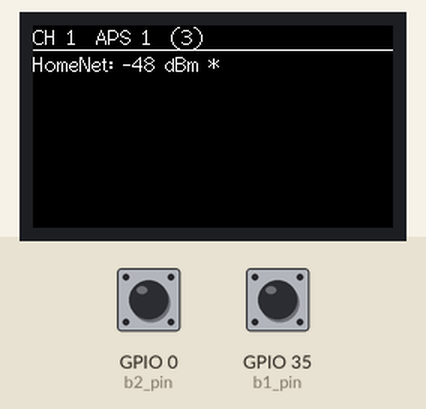
The program below on a simulated ESP32. Shown: 240×135 colour display. Inputs (shaded band) come from the test bench; at power-on: GPIO 35 (b1_pin) HIGH, GPIO 0 (b2_pin) HIGH. A WiFi scan finds three made-up networks.

Above: at 3.4 s.
3.5 s: GPIO 35 (b1_pin) pulled LOW for 1 s
At 5.4 s:
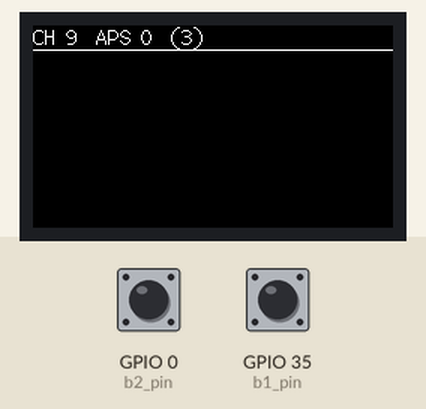
6.0 s: GPIO 35 (b1_pin) pulled LOW for 3.2 s
At 6.34 s:
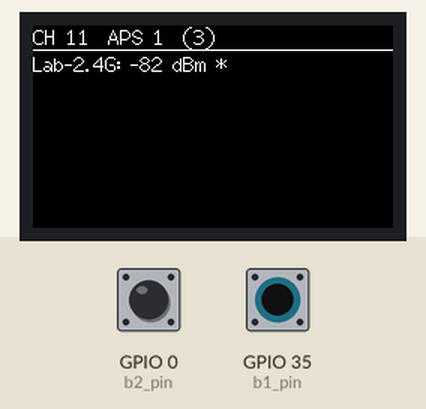
10.7 s: GPIO 0 (b2_pin) pulled LOW for 3.2 s
At 11.68 s:
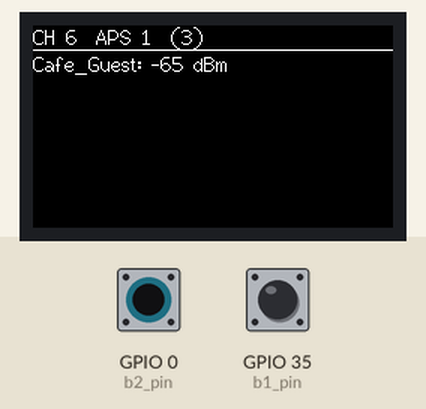
15.4 s: GPIO 35 (b1_pin) pulled LOW for 0.15 s
At 16.7 s:
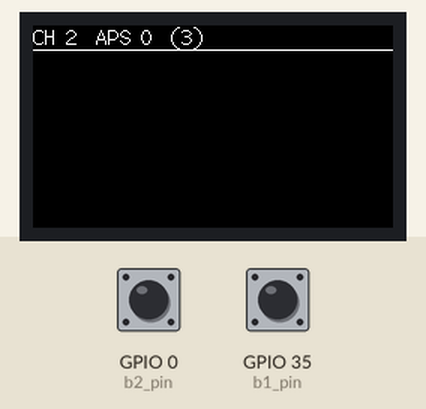
17.0 s: GPIO 0 (b2_pin) pulled LOW for 0.15 s
At 17.8 s:
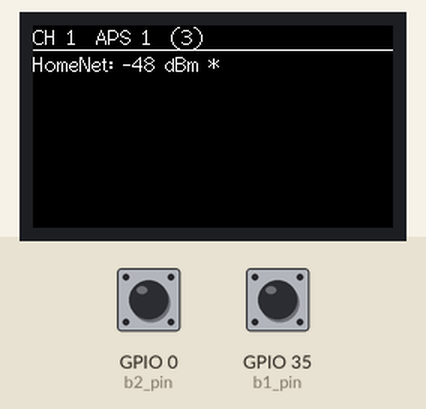
Timing chart, 0 to 19.6 s (numbered marks = the images above; inputs shaded):
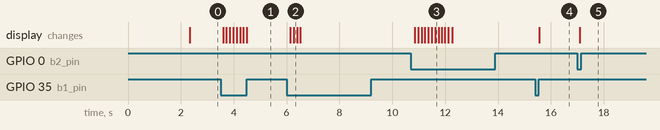

The program:

main.cpp
```cpp
#include <Arduino.h>
#include <TFT_eSPI.h>
#include <SPI.h>
#include <WiFi.h>

#define height 135
#define width 240

#define b1_pin 35
#define b2_pin 0
#define bdel 119

#define backgnd TFT_BLACK
#define primary TFT_WHITE
#define secondary TFT_WHITE
#define font 2

TFT_eSPI tft = TFT_eSPI();
TFT_eSprite scr = TFT_eSprite(&tft);

bool b1;
bool b2;
byte cur_ch = 1;
byte i2;

int t_netw_count;
int ch_netw_count;

unsigned long del;


void setup() {
    tft.init();
    tft.setRotation(1);
    tft.fillScreen(TFT_BLACK);
    scr.createSprite(240, 135);

    pinMode(b1_pin, INPUT_PULLUP);
    pinMode(b2_pin, INPUT_PULLUP);

    WiFi.mode(WIFI_STA);
    WiFi.disconnect();
    delay(100);
    t_netw_count = WiFi.scanNetworks();

    scr.fillSprite(backgnd);
    scr.setTextColor(primary, backgnd);
}


void loop(){
    b1 = !digitalRead(b1_pin);
    b2 = !digitalRead(b2_pin);

    if(b1 == 1 && millis() - del >= bdel && cur_ch != 13){
        cur_ch++;
        del = millis();
    } else if(b2 == 1 && millis() - del >= bdel && cur_ch != 1){
        cur_ch--;
        del = millis();
    }
    if (b1 == 1 && b2 == 1){
        WiFi.scanDelete();
        t_netw_count = WiFi.scanNetworks();
        del = millis();
    }

    scr.fillSprite(backgnd);
    ch_netw_count = 0;

    for (int i = 0; i < t_netw_count; i++) {
        if(WiFi.channel(i) == cur_ch){
            ch_netw_count++;
            String net_info = String(WiFi.SSID(i)) + ": " + String(WiFi.RSSI(i)) + " dBm " + (WiFi.encryptionType(i) == WIFI_AUTH_OPEN ? " " : "*");
            scr.drawString(net_info, 0, (7*font*ch_netw_count)+4, font);
        }

        delay(10);
    }


    scr.drawLine(0, 7*font+2, width, 7*font+2, secondary);
    String top = String("CH ") + cur_ch + String("  APS ") + ch_netw_count + String("  (") + t_netw_count + String(")");
    scr.drawString(top, 0, 0, font);

    scr.pushSprite(0,0);

}
```

Measured:
- after the input at 3.5 s, the display: first changes after 0.11 s (image 1 shows a later state)
- after the input at 6.0 s, the display: first changes after 0.14 s (image 2 shows a later state)
- after the input at 10.7 s, the display: first changes after 0.15 s (image 3 shows a later state)
- after the input at 15.4 s, the display: changes after 0.17 s (image 4)
- after the input at 17.0 s, the display: changes after 0.10 s (image 5)
